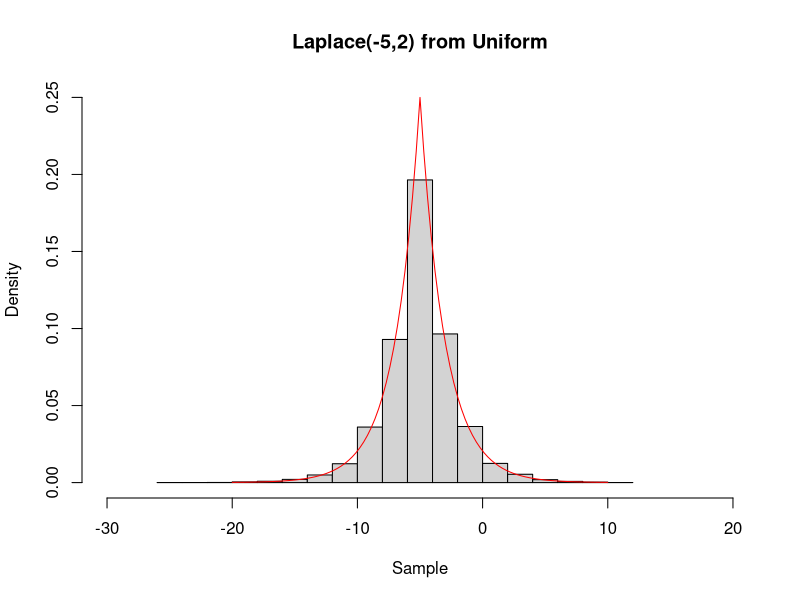

R code for this plot:
# ~~~~~~~~~~~~~~~~~~~~~~~~~~~~~~~~~~~~~~~~~~~~~~~~~~~~~~~~~~~~~~~~~~~~~~~~~~~~~~
# Laplace Distribution - Generalized Inverse Simulation                     ----
# ~~~~~~~~~~~~~~~~~~~~~~~~~~~~~~~~~~~~~~~~~~~~~~~~~~~~~~~~~~~~~~~~~~~~~~~~~~~~~~

# In this exercise, we are going to simulate from the Laplace(-5, 2)
# distribution, where the associated CDF is:
# F(x) = 1 / 2 exp{(x - m) / b},       if x < m, and
# F(x) = 1 - 1 / 2 exp{- (x - m) / b}, otherwise.

# First of all, we create the inverse function Finv(u) in R.
Finv <- function(u, m = -5, b = 2) {
  ans <- numeric(length(u))
  I1 <- u < 1/2 
  I2 <- u >= 1/2
  ans[I1] <- log(2 * u[I1])
  ans[I2] <- -log(2 * (1 - u[I2]))
  m + b * ans # m and b are location and scale parameters, respectively.
}

# Then, we create the density function f(x).
dens <- function(x, m = -5, b = 2) {
  ans <- -abs(x - m) / b - log(2 * b)
  exp(ans)
}

# We create a function that takes an argument n (number of observations) and
# simulates a sample of size n from the Laplace(-5, 2) distribution.
my_rlaplace <- function(n, m = -5, b = 2) {
  u <- runif(n)
  Finv(u)
}

# We plot a histogram of a sample of size 10k, along with a density curve.
n <- 1e4
sam <- my_rlaplace(n)
hist(sam, freq = F, xlab = "Sample", main = "Laplace(-5,2) from Uniform",
     ylim = c(0, .25), xlim = c(-30, 20))
curve(dens, from = -20, to = 10, col = "red", add = T)
